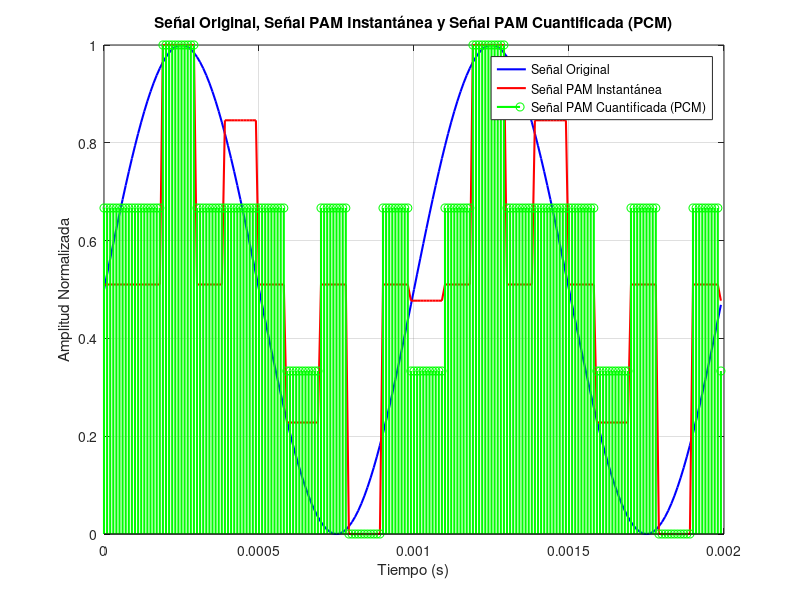
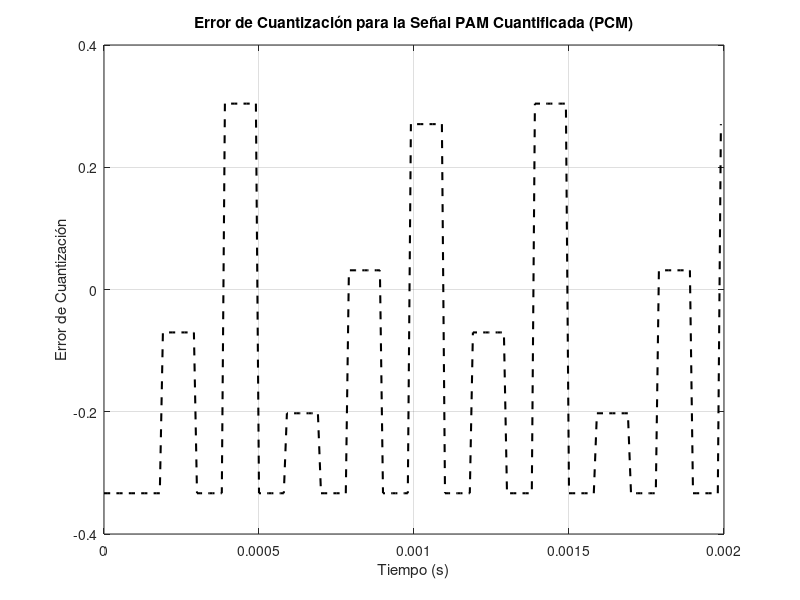

MATLAB code to generate these figures, in order:
clc;
close all;
clear all;

% Parámetros de configuración
fm = 100000; % Hz
tm = 1/fm;  % segundos
ls = 200;  % largo de la señal
f_c = 1000; % Hz
f_s = 5000; % Hz
t_s = 1/f_s;    % segundos
tau = 0.5*t_s;  % segundos

% Vectores
t = (0:ls-1)*tm;
m_t = sin(2*pi*f_c*t);

% Auxiliares
r = floor(t_s/tm);
s = floor(tau/tm);

% Muestreo instantáneo
m_t_inst = zeros(1,length(t));
for i=1:length(m_t)
    if mod(i,r)==0
        m_t_inst(i:i+s) = m_t(i);
    end
end
m_t_inst = m_t_inst(1:length(t));

% Parámetros PCM
N = 2; % Número de bits para PCM
pcm_levels = 2^N; % Total de niveles PCM

% Cuantizar la señal instantánea usando PCM
pcm_signal_inst = round((m_t_inst + 1) * (pcm_levels - 1) / 2); % Cuantización

% Normalizar las señales para que estén en el mismo rango de amplitud (0 a 1)
m_t_norm = (m_t - min(m_t)) / (max(m_t) - min(m_t));
m_t_inst_norm = (m_t_inst - min(m_t_inst)) / (max(m_t_inst) - min(m_t_inst));
pcm_signal_inst_norm = (pcm_signal_inst - min(pcm_signal_inst)) / (max(pcm_signal_inst) - min(pcm_signal_inst));

% Calcular el error de cuantización para la señal PAM cuantificada (PCM)
quantization_error_inst = m_t_inst - ((2 * pcm_signal_inst / (pcm_levels - 1)) - 1);

% Crear una figura para mostrar todas las señales en un mismo gráfico
figure;

% Graficar la señal original en azul
plot(t, m_t_norm, 'b', 'LineWidth', 1.5);
hold on;

% Graficar la señal PAM instantánea en rojo
plot(t, m_t_inst_norm, 'r', 'LineWidth', 1.5);

% Graficar la señal PAM cuantificada (PCM) en verde (usar marcador 'o' para visualizar los puntos PCM)
stem(t, pcm_signal_inst_norm, 'g', 'Marker', 'o', 'LineWidth', 1.5);

% Establecer etiquetas y título del gráfico
xlabel('Tiempo (s)');
ylabel('Amplitud Normalizada');
title('Señal Original, Señal PAM Instantánea y Señal PAM Cuantificada (PCM)');
legend('Señal Original', 'Señal PAM Instantánea', 'Señal PAM Cuantificada (PCM)');
grid on;

% Crear una nueva figura para mostrar el error de cuantización
figure;

% Graficar el error de cuantización para la señal PAM cuantificada (PCM)
plot(t, quantization_error_inst, 'k--', 'LineWidth', 1.5);
xlabel('Tiempo (s)');
ylabel('Error de Cuantización');
title('Error de Cuantización para la Señal PAM Cuantificada (PCM)');
grid on;
